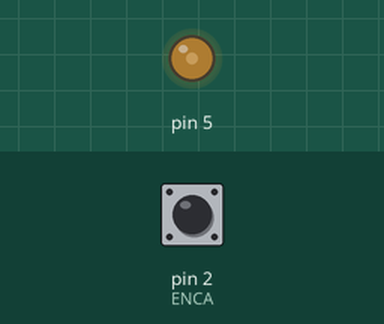
The sketch below on a simulated Arduino Uno, built with avr-gcc and run on an emulated ATmega328P. Shown: output pins drawn as LEDs (lit = HIGH). Inputs (shaded band) come from the test bench; at power-on: pin 2 (ENCA) HIGH. What the sketch prints to the serial monitor is not drawn.

Above: at 0.1 s.
Timing chart, 0 to 1.6 s (numbered marks = the images above):
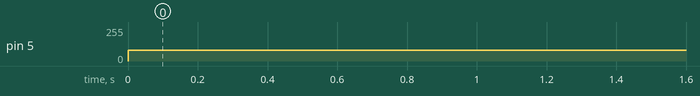

The sketch:

encoder.ino.ino
```cpp
#define ENCA 2
#define ENCB 3
#define MOT 9
#define PWM 5

int pos = 0;

void setup() {
  // put your setup code here, to run once:
  Serial.begin(9600);
  pinMode(ENCA, INPUT);
  pinMode(ENCB, INPUT);
  attachInterrupt(digitalPinToInterrupt(ENCA), readEncoder, RISING);
}

void setMotor(int dir, int pwmVal, int pwm, int in) {
  analogWrite(pwm, pwmVal);
  if(dir==1) {
    digitalWrite(in, LOW);
  }
  else if(dir==-1) {
    digitalWrite(in, HIGH);
  }
}

void readEncoder() {
  int b = digitalRead(ENCB);
  if(b>0) pos++;
  else pos--;
}

void loop() {
  // put your main code here, to run repeatedly:
  setMotor(1, 80, PWM, MOT);
  Serial.println(pos);
}
```

Measured:
- by itself, pin 5: 0/255 → 80/255 at 0.00 s
